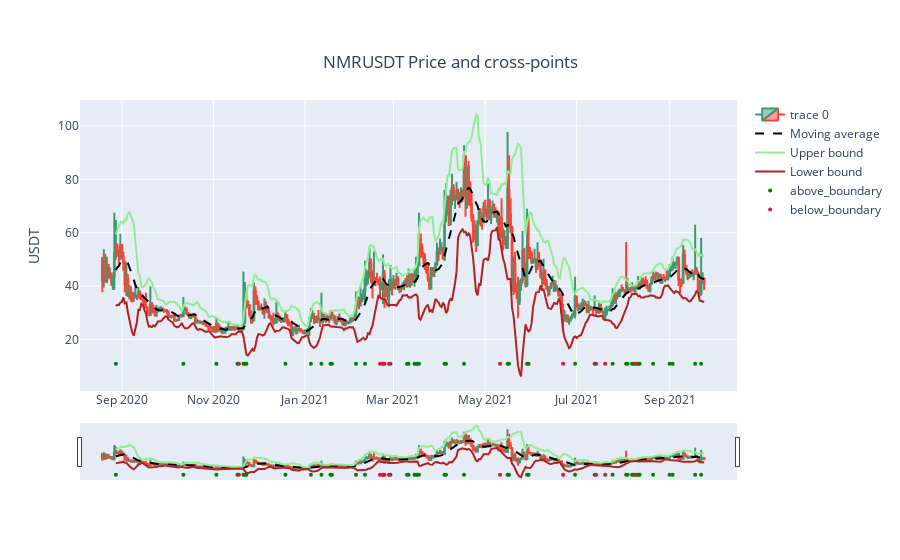

Here is the notebook cell this chart was saved with:
### Code cell
## Plotly 

# candlestick plot
fig = go.Figure(data=[go.Candlestick(x=df["open_time"],
                open=df['open'],
                high=df['high'],
                low=df['low'],
                close=df['close'])])

fig.update_layout(
    yaxis_title="USDT",
    title={
        'text': symbol + " Price and cross-points",
        'y':0.9,
        'x':0.5,
        'xanchor': 'center',
        'yanchor': 'top'})

# MA plot
fig.add_trace(
    go.Scatter(
        x = df["open_time"],
        y = df[f"MA_{window}"],
        name = "Moving average",
        mode="lines",
        line=go.scatter.Line(color="black", dash="dash"),
        showlegend=True)
)


# Upper bound
fig.add_trace(
    go.Scatter(
        x= df["open_time"],
        y= df[f"MA_{window}"] + std_times * df[f"STD_{window}"],
        name = "Upper bound",
        mode="lines",
        line=go.scatter.Line(color="lightgreen"),
        showlegend=True)
)

# Lower bound
fig.add_trace(
    go.Scatter(
        x = df["open_time"],
        y = df[f"MA_{window}"] - std_times * df[f"STD_{window}"],
        name = "Lower bound",
        mode="lines",
        line=go.scatter.Line(color="firebrick"),
        showlegend=True)
)


## Plot crossing points

low_value = int(df[['open','high','low','close']].min().min() - 10)

fig.add_trace(go.Scatter(
    x = df.loc[df['above_bound'], "open_time"],
    y = np.repeat(low_value, len(df.loc[df['above_bound'], "open_time"])),
    marker=dict(color="green", size=4),
    mode="markers",
    name = 'above_boundary'
))


fig.add_trace(go.Scatter(
    x = df.loc[df['below_bound'], "open_time"],
    y = np.repeat(low_value, len(df.loc[df['below_bound'], "open_time"])),
    marker=dict(color="crimson", size=4),
    mode="markers",
    name = 'below_boundary'
))


fig.show()

### Figure 1 — Plotly figure (JSON) as saved in the notebook; plotly's stock layout.template omitted (floating-point values rounded to 4 significant figures; data arrays with more than 128 entries replaced by an {"elided": "..."} marker saying what was removed)
{"data": [{"close": {"elided": "402 float values"}, "high": {"elided": "402 float values"}, "low": {"elided": "402 float values"}, "open": {"elided": "402 float values"}, "type": "candlestick", "x": {"elided": "402 str values"}}, {"line": {"color": "black", "dash": "dash"}, "mode": "lines", "name": "Moving average", "showlegend": true, "type": "scatter", "x": {"elided": "402 str values"}, "y": {"elided": "402 float values"}}, {"line": {"color": "lightgreen"}, "mode": "lines", "name": "Upper bound", "showlegend": true, "type": "scatter", "x": {"elided": "402 str values"}, "y": {"elided": "402 float values"}}, {"line": {"color": "firebrick"}, "mode": "lines", "name": "Lower bound", "showlegend": true, "type": "scatter", "x": {"elided": "402 str values"}, "y": {"elided": "402 float values"}}, {"marker": {"color": "green", "size": 4}, "mode": "markers", "name": "above_boundary", "type": "scatter", "x": ["2020-08-28T00:00:00", "2020-10-12T00:00:00", "2020-11-03T00:00:00", "2020-11-17T00:00:00", "2020-11-21T00:00:00", "2020-11-22T00:00:00", "2020-11-23T00:00:00", "2020-12-19T00:00:00", "2021-01-05T00:00:00", "2021-01-12T00:00:00", "2021-01-18T00:00:00", "2021-01-19T00:00:00", "2021-02-04T00:00:00", "2021-02-10T00:00:00", "2021-02-22T00:00:00", "2021-02-27T00:00:00", "2021-03-10T00:00:00", "2021-03-11T00:00:00", "2021-03-15T00:00:00", "2021-03-16T00:00:00", "2021-03-17T00:00:00", "2021-03-18T00:00:00", "2021-04-04T00:00:00", "2021-04-05T00:00:00", "2021-04-17T00:00:00", "2021-05-16T00:00:00", "2021-05-17T00:00:00", "2021-05-29T00:00:00", "2021-05-30T00:00:00", "2021-06-30T00:00:00", "2021-07-13T00:00:00", "2021-07-25T00:00:00", "2021-08-03T00:00:00", "2021-08-04T00:00:00", "2021-08-07T00:00:00", "2021-08-08T00:00:00", "2021-08-10T00:00:00", "2021-08-11T00:00:00", "2021-08-12T00:00:00", "2021-08-21T00:00:00", "2021-09-01T00:00:00", "2021-09-03T00:00:00", "2021-09-18T00:00:00", "2021-09-22T00:00:00"], "y": [11, 11, 11, 11, 11, 11, 11, 11, 11, 11, 11, 11, 11, 11, 11, 11, 11, 11, 11, 11, 11, 11, 11, 11, 11, 11, 11, 11, 11, 11, 11, 11, 11, 11, 11, 11, 11, 11, 11, 11, 11, 11, 11, 11]}, {"marker": {"color": "crimson", "size": 4}, "mode": "markers", "name": "below_boundary", "type": "scatter", "x": ["2020-11-18T00:00:00", "2021-02-20T00:00:00", "2021-02-22T00:00:00", "2021-02-23T00:00:00", "2021-02-26T00:00:00", "2021-05-11T00:00:00", "2021-06-22T00:00:00", "2021-07-14T00:00:00", "2021-07-20T00:00:00", "2021-08-09T00:00:00"], "y": [11, 11, 11, 11, 11, 11, 11, 11, 11, 11]}], "layout": {"title": {"text": "NMRUSDT Price and cross-points", "x": 0.5, "xanchor": "center", "y": 0.9, "yanchor": "top"}, "yaxis": {"title": {"text": "USDT"}}}}
